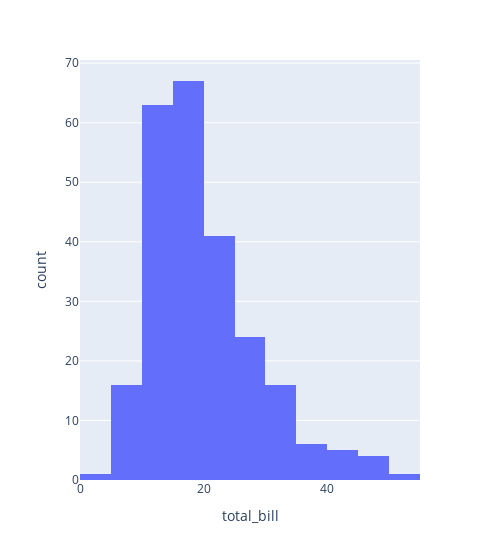

Write notebook code for a chart like this one.
### Code cell
#plotly histogram
px.histogram(data_frame=tip_df, x='total_bill', width=500,nbins=20)

### Figure 1 — Plotly figure (JSON) as saved in the notebook; plotly's stock layout.template omitted (floating-point values rounded to 4 significant figures; data arrays with more than 128 entries replaced by an {"elided": "..."} marker saying what was removed)
{"data": [{"bingroup": "x", "hovertemplate": "total_bill=%{x}<br>count=%{y}<extra></extra>", "legendgroup": "", "marker": {"color": "#636efa", "pattern": {"shape": ""}}, "name": "", "nbinsx": 20, "orientation": "v", "showlegend": false, "type": "histogram", "x": {"elided": "244 float values"}, "xaxis": "x", "yaxis": "y"}], "layout": {"barmode": "relative", "legend": {"tracegroupgap": 0}, "margin": {"t": 60}, "width": 500, "xaxis": {"anchor": "y", "domain": [0, 1], "title": {"text": "total_bill"}}, "yaxis": {"anchor": "x", "domain": [0, 1], "title": {"text": "count"}}}}
